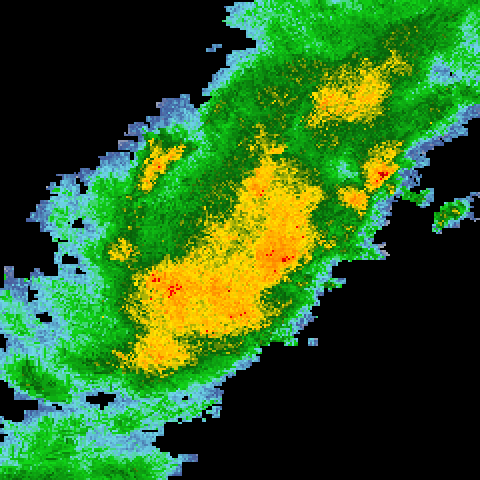
#> input picture traces/nexrad/chicago-2023-0702/frame_00.png, 480 x 480 px
$ python -i sam_radar_tracker.py   (imports and definitions only)
#> lines starting #> are read from the running program, lines starting #| are printed output that depends on the picture; after the words box and inside, x2 and y2 are one past the last pixel; in counts of white or black regions, pixels touching at a corner belong together
"""SAM 3.1 video segmentation, with a deterministic geometric fallback.

Primary path: POST https://api.meta.ai/v1/responses, model sam-3.1, with
either a concept phrase ("red storm cell") or an `<0f>` object prompt.
SAM accepts one or the other, never both in the same request.

Fallback path: OpenCV HSV threshold of Frame 0 at >45 dBZ (red/magenta
cores), formatted with `build_object_prompt`. Those boxes seed object
multiplex for the rest of the tape. Masks are intersected with the GIS
subcatchment polygons to build the 45-minute runoff lookahead.
"""

from __future__ import annotations

import base64
import re
from pathlib import Path

import numpy as np

from backend.config import settings
from backend.physics.design_storm import mg_step_to_mmhr
from backend.physics.storm_catalog import active_rain
from backend.physics.radar_synthesizer import active_cores, render_frame_rgb
from backend.physics.swmm_engine import forecast_window

# Wire grammar
# Request, concept form (no boxes):
#   <0f><concept>red storm cell</concept></0f>
# Request, object form (no concept):
#   <0f><objects><obj id="0"><box x1="0.1" y1="0.2" x2="0.3" y2="0.4"/></obj></objects></0f>
# Response frame:
#   <0f><frame index="2" t="10">
#     <obj id="0"><box x1="0.1" y1="0.2" x2="0.3" y2="0.4"/>
#     <mask codec="rle" width="64" height="64">1 4 0 8</mask></obj>
#   </frame></0f>

_FRAME_RE = re.compile(r"<frame\b([^>]*)>(.*?)</frame>", re.IGNORECASE | re.DOTALL)
_OBJ_RE = re.compile(r"<obj\b([^>]*)>(.*?)</obj>", re.IGNORECASE | re.DOTALL)
_BOX_ATTR_RE = re.compile(
    r"<box\b[^>]*x1=\"([0-9.]+)\"[^>]*y1=\"([0-9.]+)\"[^>]*x2=\"([0-9.]+)\"[^>]*y2=\"([0-9.]+)\"[^>]*/?>",
    re.IGNORECASE,
)
_BOX_TEXT_RE = re.compile(
    r"<box>\s*([0-9.]+)\s*,\s*([0-9.]+)\s*,\s*([0-9.]+)\s*,\s*([0-9.]+)\s*</box>",
    re.IGNORECASE,
)
_MASK_RE = re.compile(
    r"<mask\b([^>]*)>([0-9\s]+)</mask>",
    re.IGNORECASE,
)
_ATTR_RE = re.compile(r"([A-Za-z0-9_]+)=\"([^\"]*)\"")
_PIPE_BOX_RE = re.compile(
    r"<\|box;x1=([0-9.]+);y1=([0-9.]+);x2=([0-9.]+);y2=([0-9.]+);w=([0-9.]+);h=([0-9.]+)\|>",
    re.IGNORECASE,
)


def _attrs(blob: str) -> dict[str, str]:
    return {key: value for key, value in _ATTR_RE.findall(blob)}


# [10 lines left out: function build_object_prompt, not called in this run]


def build_concept_prompt(concept: str = "red storm cell") -> str:
    safe = concept.replace("<", "").replace(">", "")
    return f"<0f><concept>{safe}</concept></0f>"


# [75 lines left out: functions decode_rle, parse_sam_wire, boxes_from_sam_text, parse_sam_payload, not called in this run]


def _boxes_from_rgb(rgb: np.ndarray) -> list[tuple[float, float, float, float]]:
    """>45 dBZ cores are red/magenta on the NEXRAD scale. HSV via OpenCV."""
    height, width = rgb.shape[:2]
#> height = 480; width = 480
    mask = None
    try:
        import cv2

        hsv = cv2.cvtColor(rgb, cv2.COLOR_RGB2HSV)
#> hsv: shape (480, 480, 3); mean H, S, V 34.8, 124.5, 105.8
        red_low = cv2.inRange(hsv, (0, 90, 80), (12, 255, 255))
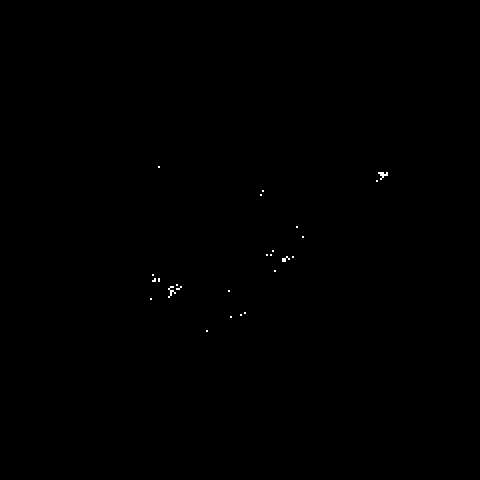
#> red_low: shape (480, 480); 0.09% white in thin lines or dots, all inside (x1, y1, x2, y2) = (150, 166, 388, 332)
        red_high = cv2.inRange(hsv, (168, 70, 70), (179, 255, 255))
#> red_high: shape (480, 480); every value is 0
        mask = cv2.bitwise_or(red_low, red_high)
        kernel = np.ones((3, 3), np.uint8)
        mask = cv2.morphologyEx(mask, cv2.MORPH_OPEN, kernel)
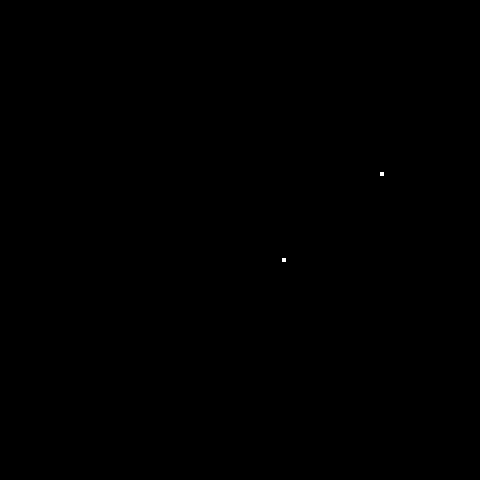
#> mask: shape (480, 480); 0.01% white; 2 white regions (2 under 20 px)
        contours, _ = cv2.findContours(mask, cv2.RETR_EXTERNAL, cv2.CHAIN_APPROX_SIMPLE)
#> contours = 2 contours, all with area under 20
        boxes = []
        for contour in contours:
            x, y, w, h = cv2.boundingRect(contour)
            if w * h < 70:
                continue
            boxes.append((x / width, y / height, (x + w) / width, (y + h) / height))
#> this loop made 2 passes
#> (contour, x, y, w, h) on passes 1 to 2: ([[282, 258], [282, 261], [285, 261], [285, 258]], 282, 258, 4, 4), ([[380, 172], [380, 175], [383, 175], [383, 172]], 380, 172, 4, 4)
#> after the loop, boxes = []
    except Exception:
        red = rgb[:, :, 0].astype(np.int16)
        green = rgb[:, :, 1].astype(np.int16)
        blue = rgb[:, :, 2].astype(np.int16)
        hot = ((red > 160) & (green < 120) & (blue < 140)) | ((red > 150) & (blue > 130) & (green < 120))
        boxes = _component_boxes(hot, width, height)
    boxes.sort(key=lambda b: (b[2] - b[0]) * (b[3] - b[1]), reverse=True)
    return boxes[:16]


# [125 lines left out: functions _component_boxes, extract_dbz_boxes_frame0, _polygon_coverage, coverage_by_basin, lookahead_mmhr, _sam_boxes and 1 more, not called in this run]


# [133 lines not run here, left out]

>>> import cv2
>>> picture = cv2.cvtColor(cv2.imread('../../traces/nexrad/chicago-2023-0702/frame_00.png'), cv2.COLOR_BGR2RGB)
>>> result = _boxes_from_rgb(picture)
#> result = []
